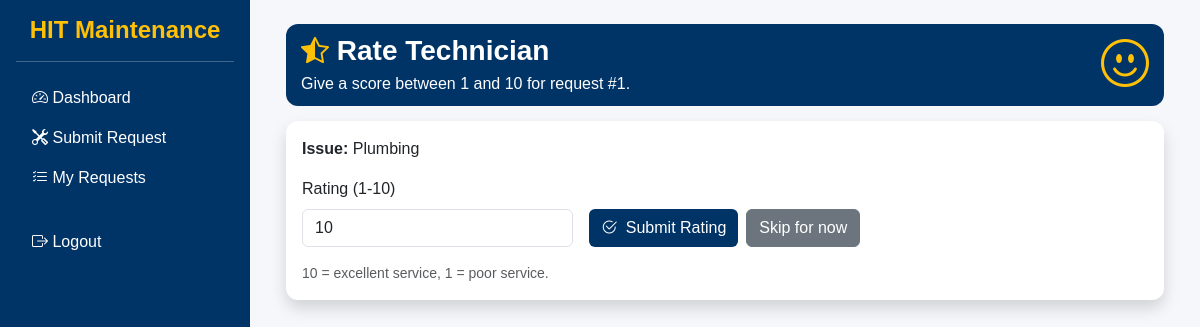
Before: /student/hostel-maintenance-portal/student/rate_technician.php?id=1 (signed in) with the older database file.
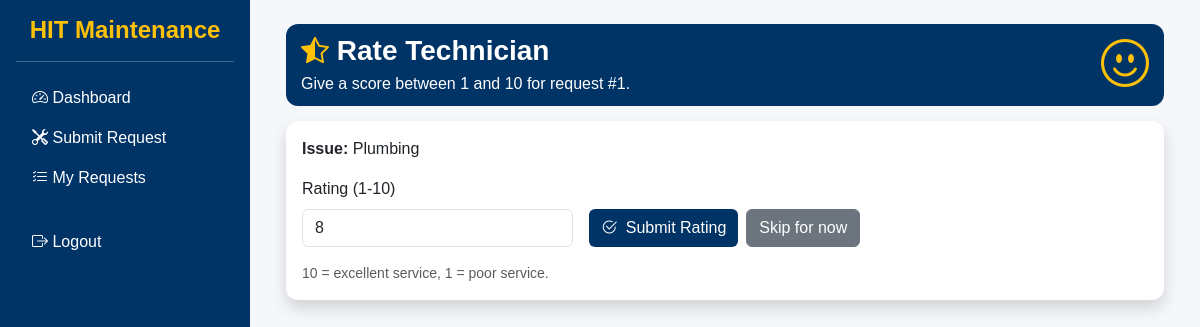
After: the same page with the newer database file.
### tables this page shows
CREATE TABLE `requests` (
  `id` int(11) NOT NULL,
  `student_id` int(11) DEFAULT NULL,
  `issue_type_id` int(11) DEFAULT NULL,
  `hostel` varchar(50) DEFAULT NULL,
  `room` varchar(20) DEFAULT NULL,
  `description` text DEFAULT NULL,
  `available_time` datetime DEFAULT NULL,
  `status` enum('pending','in_progress','completed') DEFAULT 'pending',
  `assigned_staff` int(11) DEFAULT NULL,
  `created_at` timestamp NOT NULL DEFAULT current_timestamp(),
  `technician_arrived` tinyint(1) DEFAULT NULL,
  `rating` int(11) DEFAULT NULL,
  `image_path` varchar(255) DEFAULT NULL
);

CREATE TABLE `issue_types` (
  `id` int(11) NOT NULL,
  `issue_name` varchar(50) DEFAULT NULL
);

### student/hostel-maintenance-portal/student/rate_technician.php (the view, shortened to what this page needs)
<?php
include("../config/database.php");
$request_id = (int)$_GET['id'];
$student_id = (int)$_SESSION['user_id'];
$request = $conn->query("SELECT requests.id, issue_types.issue_name, requests.rating
                         FROM requests
                         JOIN issue_types ON requests.issue_type_id = issue_types.id
                         WHERE requests.id='$request_id' AND requests.student_id='$student_id'")->fetch_assoc();
?>
<?php include("../includes/header.php"); ?>
<?php include("../includes/sidebar.php"); ?>
<div class="container-fluid">
<div class="page-header">
<div class="d-flex justify-content-between align-items-center">
<div>
<h3 class="mb-1 fw-bold text-white">
<i class="bi bi-star-half text-warning"></i>
Rate Technician
</h3>
<p class="mb-0 text-white">
Give a score between 1 and 10 for request #<?php echo $request['id']; ?>.
</p>
</div>
<i class="bi bi-emoji-smile display-5 text-warning"></i>
</div>
</div>
<div class="card shadow border-0">
<div class="card-body">
<div class="mb-3">
<strong>Issue:</strong> <?php echo htmlspecialchars($request['issue_name']); ?>
</div>
<form method="POST" class="row g-3 align-items-end">
<div class="col-md-4">
<label class="form-label">Rating (1-10)</label>
<input type="number" name="rating" min="1" max="10" value="<?php echo $request['rating'] ? (int)$request['rating'] : 10; ?>" class="form-control" required>
</div>
<div class="col-md-8 d-flex gap-2 flex-wrap">
<button type="submit" name="rate" class="btn btn-primary">
<i class="bi bi-check2-circle me-1"></i> Submit Rating
</button>
<a href="view_requests.php" class="btn btn-secondary">Skip for now</a>
</div>
</form>
<div class="form-text mt-3">10 = excellent service, 1 = poor service.</div>
</div>
</div>
</div>
<?php include("../includes/sidebar_end.php"); ?>
<?php include("../includes/footer.php"); ?>

Changed rows visible on the page:
changed requests "Plumbing": rating "10" → "8"
